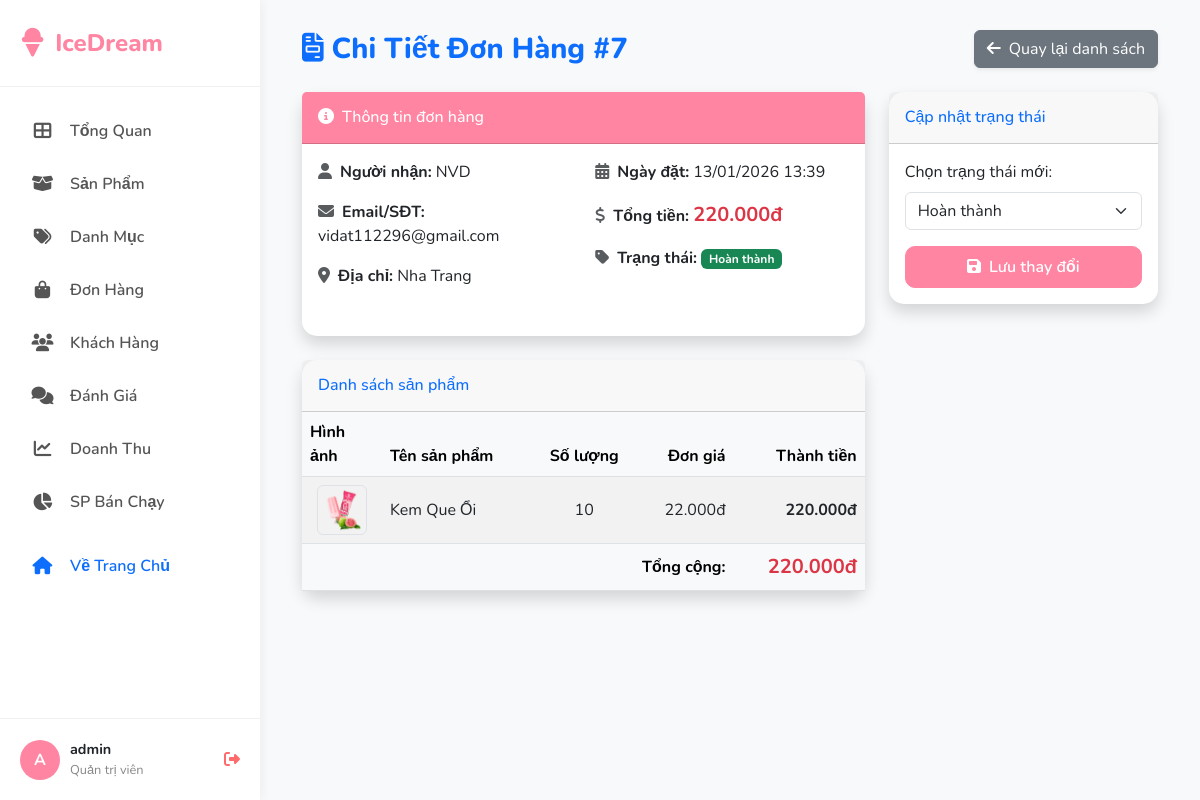
Before: /Admin/View/order_detail.php?id=7 (signed in) with the older database file.
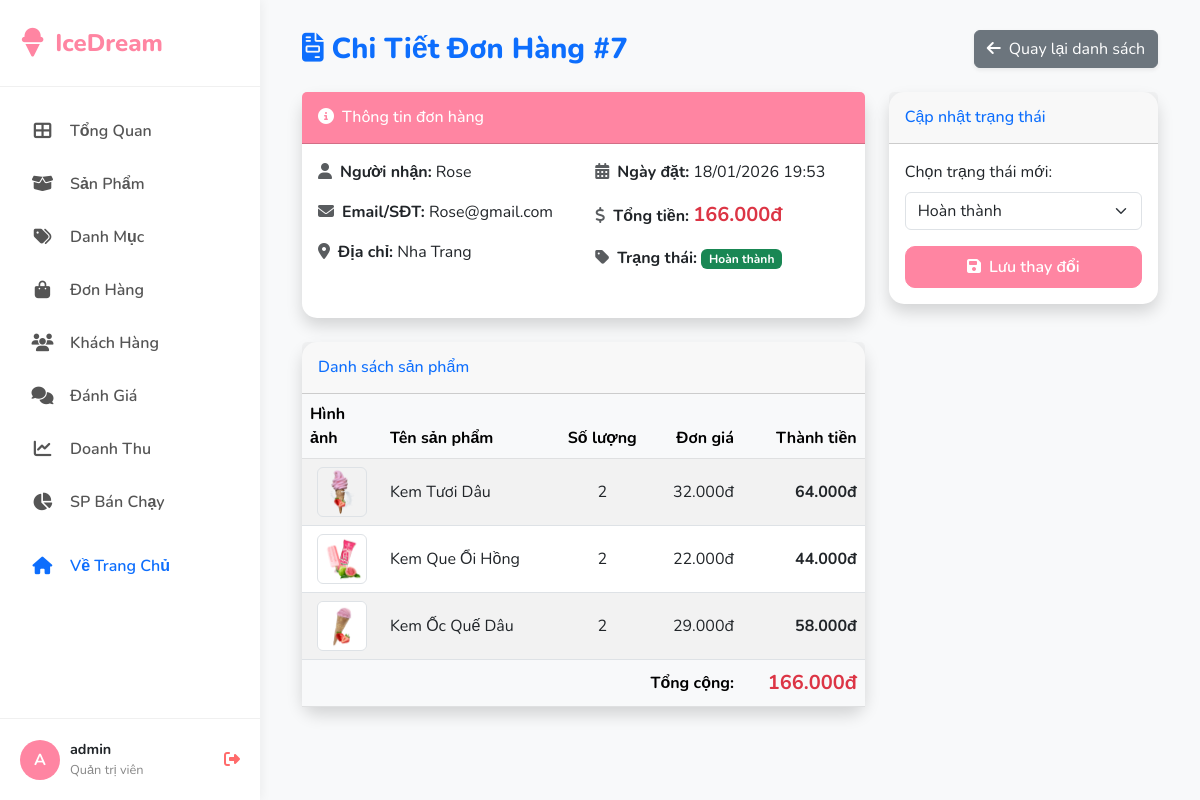
After: the same page with the newer database file.
### tables this page shows
CREATE TABLE `orders` (
  `id` int(11) NOT NULL,
  `user_id` int(11) NOT NULL,
  `full_name` varchar(255) DEFAULT NULL,
  `email` varchar(255) DEFAULT NULL,
  `address` text DEFAULT NULL,
  `total_price` decimal(15,2) DEFAULT NULL,
  `status` enum('Đang xử lý','Đang giao','Hoàn thành','Đã hủy') DEFAULT NULL,
  `created_at` datetime DEFAULT current_timestamp()
);

CREATE TABLE `order_details` (
  `id` int(11) NOT NULL,
  `order_id` int(11) NOT NULL,
  `product_id` int(11) NOT NULL,
  `price` decimal(10,2) DEFAULT NULL,
  `quantity` int(11) DEFAULT NULL
);

CREATE TABLE `products` (
  `id` int(11) NOT NULL,
  `name` varchar(255) DEFAULT NULL,
  `price` int(11) DEFAULT NULL,
  `image` varchar(255) DEFAULT NULL,
  `quantity` int(11) DEFAULT NULL,
  `description` text DEFAULT NULL,
  `category` text DEFAULT NULL,
  `status` int(11) DEFAULT 1,
  `category_id` int(11) DEFAULT NULL
);

### Admin/model/AdminOrderModel.php (called while the page is built, shortened)
<?php
require_once __DIR__ . '/../../Model/BaseModel.php';
class AdminOrderModel extends BaseModel {
    protected function getTableName() {
        return 'orders';
    }
    public function getOrderById($order_id) {
        return $this->findById($order_id);
    }
    public function getOrderDetails($order_id) {
        $order_id = intval($order_id);
        $sql = "SELECT od.*, p.name, p.image
                FROM order_details od
                JOIN products p ON od.product_id = p.id
                WHERE od.order_id = $order_id";
        $result = $this->conn->query($sql);
        return $result->fetch_all(MYSQLI_ASSOC);
    }
}

### Model/BaseModel.php (called while the page is built, shortened)
<?php
abstract class BaseModel {
    protected $conn;
    public function __construct($connection) {
        $this->conn = $connection;
    }
    protected function queryPrepared($sql, $params = [], $types = "") {
        $stmt = $this->conn->prepare($sql);
        if (!empty($params)) {
            $stmt->bind_param($types, ...$params);
        }
        $stmt->execute();
        $result = $stmt->get_result();
        if ($result) {
            return $result;
        }
        return $stmt;
    }
    public function findById($id) {
        $table = $this->getTableName();
        $sql = "SELECT * FROM $table WHERE id = ?";
        $result = $this->queryPrepared($sql, [$id], "i");
        return $result->fetch_assoc();
    }
}
?>

### Admin/View/order_detail.php (the view, shortened to what the changed rows need)
<?php
require_once 'layouts/header.php';
require_once '../model/AdminOrderModel.php';
$adminOrderModel = new AdminOrderModel($conn);
$order_id = $_GET['id'] ?? 0;
$order = $adminOrderModel->getOrderById($order_id);
$details = $adminOrderModel->getOrderDetails($order_id);
?>
<div class="container-fluid">
    <div class="page-header d-flex justify-content-between align-items-center mb-4">
        <h2 class="page-title text-primary"><i class="fas fa-file-invoice me-2"></i>Chi Tiết Đơn Hàng #<?= $order['id'] ?></h2>
        <a href="quanlydonhang.php" class="btn btn-secondary shadow-sm"><i class="fas fa-arrow-left me-2"></i>Quay lại danh sách</a>
    </div>
    <div class="row">
        <div class="col-lg-8">
            <div class="card shadow mb-4">
                <div class="card-body">
                    <div class="row mb-3">
                        <div class="col-md-6">
                            <p><strong><i class="fas fa-user me-2 text-muted"></i>Người nhận:</strong> <?= htmlspecialchars($order['full_name']) ?></p>
                            <p><strong><i class="fas fa-envelope me-2 text-muted"></i>Email/SĐT:</strong> <?= htmlspecialchars($order['email']) ?></p>
                            <p><strong><i class="fas fa-map-marker-alt me-2 text-muted"></i>Địa chỉ:</strong> <?= htmlspecialchars($order['address']) ?></p>
                        </div>
                        <div class="col-md-6">
                            <p><strong><i class="fas fa-calendar-alt me-2 text-muted"></i>Ngày đặt:</strong> <?= date('d/m/Y H:i', strtotime($order['created_at'])) ?></p>
                            <p><strong><i class="fas fa-dollar-sign me-2 text-muted"></i>Tổng tiền:</strong> <span class="text-danger fw-bold fs-5"><?= number_format($order['total_price'], 0, ',', '.') ?>đ</span></p>
                            <p><strong><i class="fas fa-tag me-2 text-muted"></i>Trạng thái:</strong>
                                <?php
                                    $status = $order['status'];
                                    $badgeClass = 'bg-secondary';
                                    if ($status == 'Hoàn thành') $badgeClass = 'bg-success';
                                ?>
                                <span class="badge <?= $badgeClass ?>"><?= $status ?></span>
                            </p>
                        </div>
                    </div>
                </div>
            </div>
            <div class="card shadow mb-4">
                <div class="card-body p-0">
                    <div class="table-responsive">
                        <table class="table table-striped mb-0">
                            <thead class="table-light">
                                <tr>
                                    <th style="width: 80px;">Hình ảnh</th>
                                    <th>Tên sản phẩm</th>
                                    <th class="text-center">Số lượng</th>
                                    <th class="text-end">Đơn giá</th>
                                    <th class="text-end">Thành tiền</th>
                                </tr>
                            </thead>
                            <tbody>
                                <?php if (count($details) > 0): ?>
                                    <?php foreach ($details as $item): ?>
                                        <tr>
                                            <td class="text-center">
                                                <img src="../../image/<?= htmlspecialchars($item['image']) ?>"
                                                     alt="<?= htmlspecialchars($item['name']) ?>"
                                                     class="img-fluid rounded border"
                                                     style="width: 50px; height: 50px; object-fit: cover;">
                                            </td>
                                            <td class="align-middle"><?= htmlspecialchars($item['name']) ?></td>
                                            <td class="align-middle text-center"><?= $item['quantity'] ?></td>
                                            <td class="align-middle text-end"><?= number_format($item['price'], 0, ',', '.') ?>đ</td>
                                            <td class="align-middle text-end fw-bold"><?= number_format($item['price'] * $item['quantity'], 0, ',', '.') ?>đ</td>
                                        </tr>
                                    <?php endforeach; ?>
                                <?php endif; ?>
                            </tbody>
                            <tfoot class="table-light">
                                <tr>
                                    <td colspan="4" class="text-end fw-bold">Tổng cộng:</td>
                                    <td class="text-end fw-bold text-danger fs-5"><?= number_format($order['total_price'], 0, ',', '.') ?>đ</td>
                                </tr>
                            </tfoot>
                        </table>
                    </div>
                </div>
            </div>
        </div>
        <div class="col-lg-4">
            <div class="card shadow">
                <div class="card-body">
                    <form method="POST" action="quanlydonhang.php">
                        <div class="mb-3">
                            <label class="form-label">Chọn trạng thái mới:</label>
                            <select name="status" class="form-select">
                                <option value="Hoàn thành" <?= $order['status'] == 'Hoàn thành' ? 'selected' : '' ?>>Hoàn thành</option>
                            </select>
                        </div>
                    </form>
                </div>
            </div>
        </div>
    </div>
</div>
<?php require_once 'layouts/footer.php'; ?>

Changed rows visible on the page:
no longer on this page (row edited): order_details: product.image (picture), product.name "Kem Que Ổi", quantity "10", price "22.000", $item['price'] * $item['quantity'] "220.000"
changed orders "Nha Trang": full_name "NVD" → "Rose"; email "vidat112296@gmail.com" → "Rose@gmail.com"; created_at "13/01/2026 13:39" → "18/01/2026 19:53"; total_price "220.000" → "166.000"
added order_details: product.image (picture), product.name "Kem Tươi Dâu", quantity "2", price "32.000", $item['price'] * $item['quantity'] "64.000"
added order_details: product.image (picture), product.name "Kem Que Ổi Hồng", quantity "2", price "22.000", $item['price'] * $item['quantity'] "44.000"
added order_details: product.image (picture), product.name "Kem Ốc Quế Dâu", quantity "2", price "29.000", $item['price'] * $item['quantity'] "58.000"
